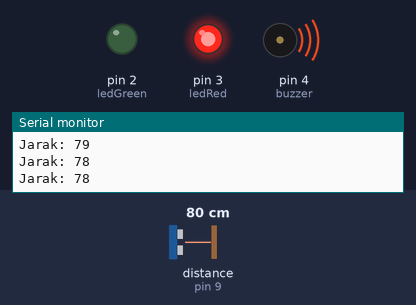
A program run on a simulated Arduino Uno, built with avr-gcc and run on an emulated ATmega328P. Shown: output pins drawn as LEDs (lit = HIGH), buzzer (waves = sounding), the last lines printed to the serial monitor. Wiring (inferred from the names in the program): ultrasonic range finder: trigger pin 8; echo pin 9. Inputs (shaded band) come from the test bench; at power-on: distance to the obstacle (sensor on pin 9) 80 cm. The echo pulse lasts 58.3 µs per cm; pins used as bus, display or sensor lines are not drawn.

Above: at 0.96 s.
1.3 s: distance to the obstacle (sensor on pin 9) set to 196 cm
4.3 s: distance to the obstacle (sensor on pin 9) set to 205 cm
At 5.7 s:
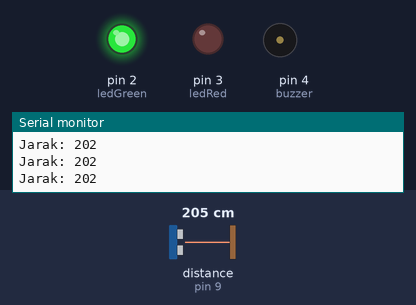
6.0 s: distance to the obstacle (sensor on pin 9) set to 2 cm
At 6.23 s:
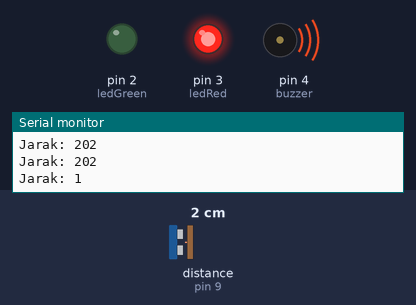
9.0 s: distance to the obstacle (sensor on pin 9) set to 250 cm
At 9.24 s:
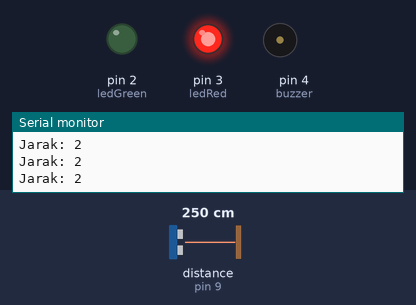
Timing chart, 0 to 11.8 s (numbered marks = the images above; inputs shaded):
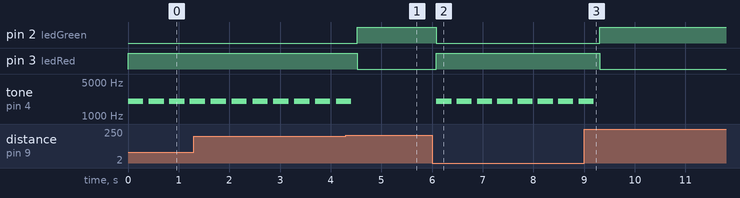

Measured:
- the behaviour switches between 199 and 200 cm on distance to the obstacle (sensor on pin 9) (found by bisection; images 0 and 1)
- after the input at 4.3 s, pin 2 (ledGreen): LOW → HIGH after 0.22 s; pin 3 (ledRed): HIGH → LOW after 0.22 s; tone on pin 4 (buzzer): goes on until 4.4 s, then stays silent
- after the input at 6.0 s, pin 2 (ledGreen): HIGH → LOW after 0.09 s; pin 3 (ledRed): LOW → HIGH after 0.09 s; tone on pin 4 (buzzer): alternates 2000 Hz for 0.30 s and silent for 0.10 s, starting after 0.09 s
- after the input at 9.0 s, pin 2 (ledGreen): LOW → HIGH after 0.31 s; pin 3 (ledRed): HIGH → LOW after 0.31 s; tone on pin 4 (buzzer): goes on until 9.2 s, then stays silent
- by itself, tone on pin 4 (buzzer): alternates 2000 Hz for 0.30 s and silent for 0.11 s

The program:

main.cpp
```cpp
#include <Arduino.h>

#define triggerPin 8
#define echoPin 9
#define buzzer 4
#define ledGreen 2
#define ledRed 3

long duration;
int distance;
int thresholdDistance = 196;

void setup()
{
  pinMode(triggerPin, OUTPUT);
  pinMode(echoPin, INPUT);
  pinMode(ledGreen, OUTPUT);
  pinMode(ledRed, OUTPUT);
  pinMode(buzzer, OUTPUT);

  digitalWrite(ledGreen, HIGH);
  digitalWrite(ledRed, LOW);
  digitalWrite(buzzer, LOW);

  Serial.begin(9600);
}

void sound(int speed, int freq)
{
  tone(buzzer, freq);
  delay(speed);
  noTone(buzzer);
}

void switchLED(int lampu)
{
  if (lampu == 1)
  {
    digitalWrite(ledGreen, HIGH);
    digitalWrite(ledRed, LOW);
    digitalWrite(buzzer, LOW);
  }
  else
  {
    digitalWrite(ledRed, HIGH);
    digitalWrite(ledGreen, LOW);
    sound(300, 2000);
  }
}

void loop()
{
  // membersihkan trigger sensor
  digitalWrite(triggerPin, LOW);
  delayMicroseconds(2);

  // menjalankan trigger sensor
  digitalWrite(triggerPin, HIGH);
  delayMicroseconds(10);
  digitalWrite(triggerPin, LOW);

  duration = pulseIn(echoPin, HIGH);
  distance = duration * 0.034 / 2;

  Serial.print("Jarak: ");
  Serial.println(distance);

  if (distance > thresholdDistance) {
    switchLED(1);
  } else {
    switchLED(0);
  }
  delay(100);
}
```
